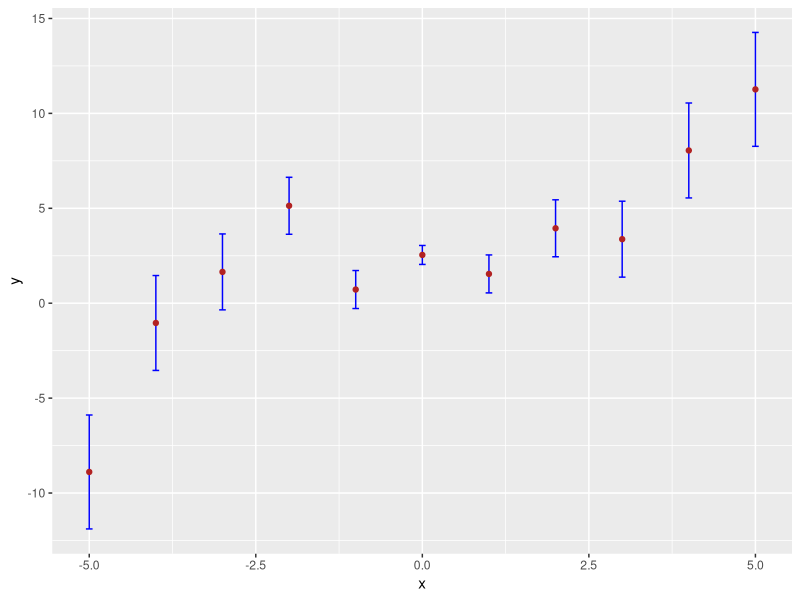
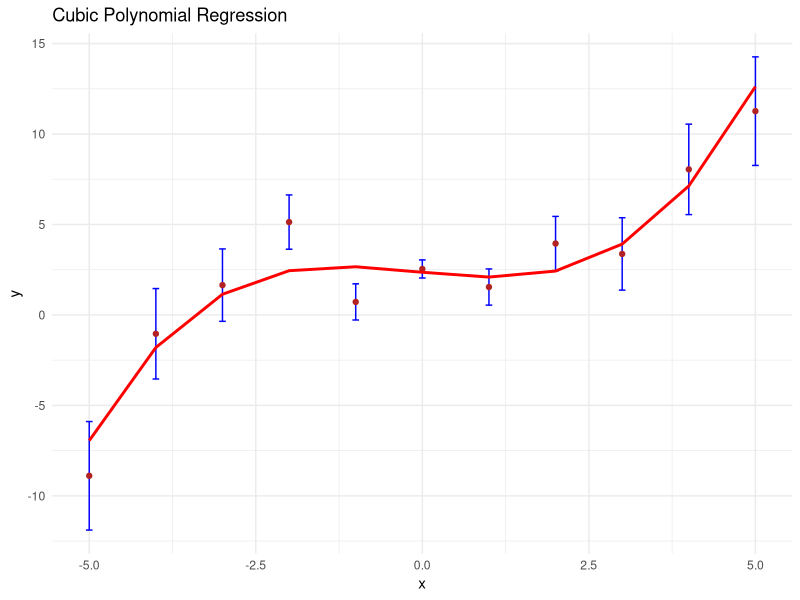
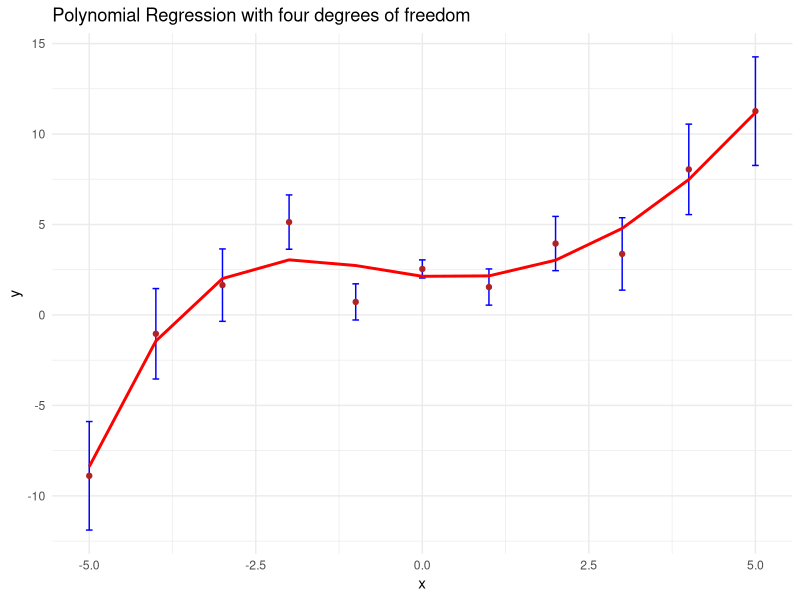
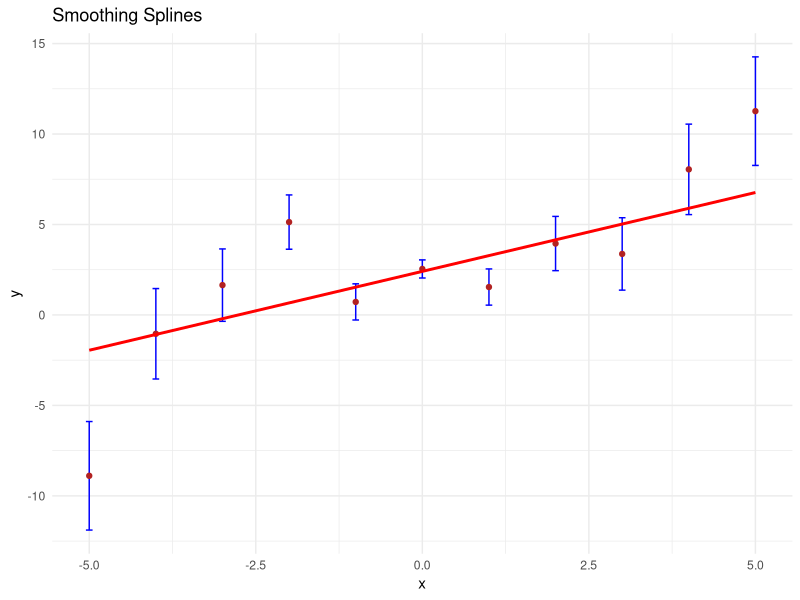
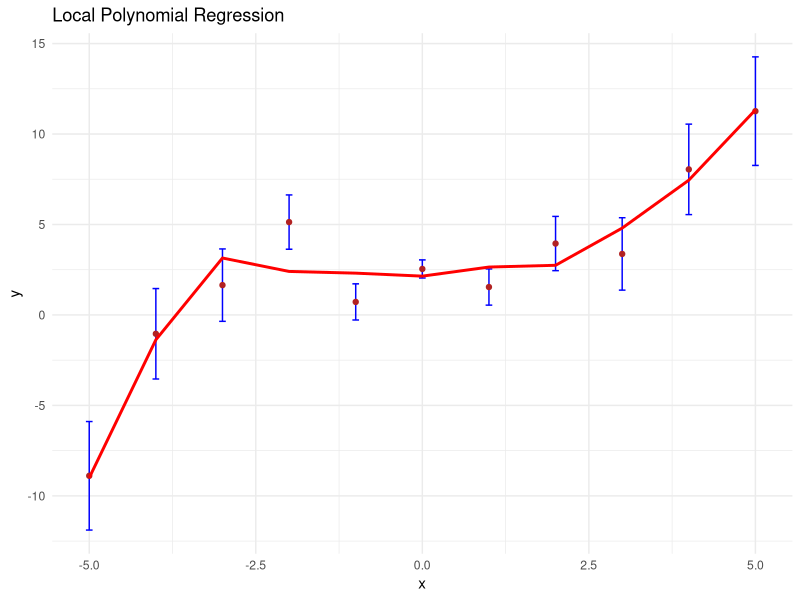
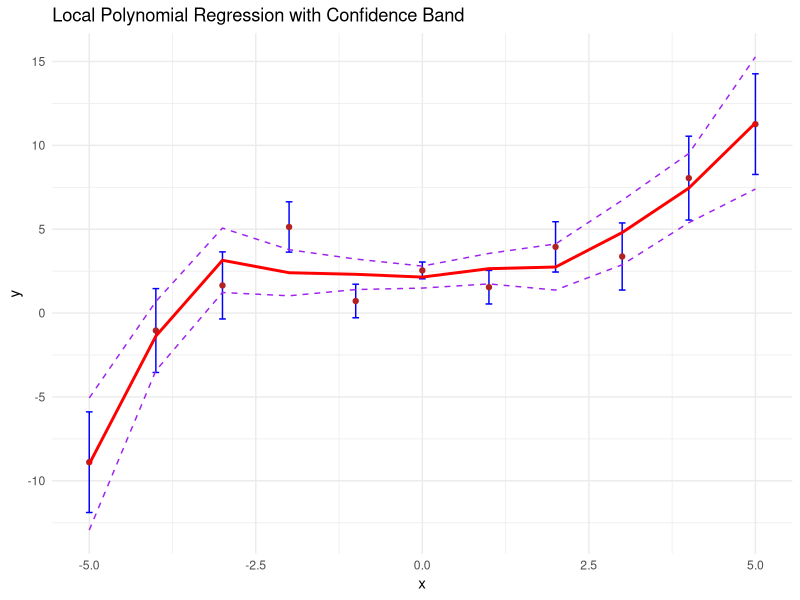

Reproduce these figures in R, in order.
## ---- chunk 1
suppressMessages(library(tidyverse))
## ---- chunk 2
set.seed(555)
x <- -5:5
y <- 0.1*x^3 - 0.5*x + 2.1 + rnorm(length(x),mean=0,sd=0.5*(1+abs(x)))
e <- 0.5*(1+abs(x))

df <- data.frame("x"=x,"y"=y,"e"=e)

suppressMessages(library(tidyverse))
ggplot(data=df,mapping=aes(x=x,y=y)) +
  geom_errorbar(aes(ymin=y-e, ymax=y+e), width=.1,color="blue") +
  geom_point(color="firebrick")
## ---- chunk 3
# REPLACE ME WITH CODE
pr.out <- lm(y~poly(x,3,raw = TRUE), data = df, weights = 1/(e^2))
pr.pred <- predict(pr.out, newdata = df)
mse <- mean((df$y-pr.pred)^2)
print(mse)

# Plot the data with the regression line
ggplot(data=df,mapping=aes(x=x,y=y)) +
  geom_errorbar(aes(ymin=y-e, ymax=y+e), width=.1,color="blue") +
  geom_point(color="firebrick") +
  geom_line(aes(y = pr.pred), color = "red", size = 1) +
  ggtitle("Cubic Polynomial Regression") +
  theme_minimal()
## ---- chunk 4
# REPLACE ME WITH CODE
suppressMessages(library(splines))
set.seed(1)
pr.out <- lm(y~bs(x,df = 4), data = df, weights = 1/(e^2))
pr.pred <- predict(pr.out)
mse <- mean((df$y-pr.pred)^2)
print(mse)

data.frame("Estimate"=
 summary(pr.out)$coefficients[,1])

# Plot the data with the regression line
ggplot(data=df,mapping=aes(x=x,y=y)) +
  geom_errorbar(aes(ymin=y-e, ymax=y+e), width=.1,color="blue") +
  geom_point(color="firebrick") +
  geom_line(aes(y = pr.pred), color = "red", size = 1) +
  ggtitle("Polynomial Regression with four degrees of freedom") +
  theme_minimal()
## ---- chunk 5
# REPLACE ME WITH CODE
ss.out <- suppressWarnings(
 smooth.spline(df$x,y=df$y,w=1/(df$e^2),cv=TRUE)
)
ss.out$lambda
ss.pred <- predict(ss.out)
mean((y-ss.pred$y)^2)

# Plot the data with the regression line
ggplot(data=df,mapping=aes(x=x,y=y)) +
  geom_errorbar(aes(ymin=y-e, ymax=y+e), width=.1,color="blue") +
  geom_point(color="firebrick") +
  geom_line(aes(y = ss.pred$y), color = "red", size = 1) +
  ggtitle("Smoothing Splines") +
  theme_minimal()
## ---- chunk 6
# REPLACE ME WITH CODE
lpr.out <- loess(y~x,data=df,weights=1/(df$e)^2,span=0.6)
lpr.pred <- predict(lpr.out)

mse_lpr <- mean((df$y - lpr.pred)^2)
print(mse_lpr)

# Plot the data with the regression line
ggplot(data=df,mapping=aes(x=x,y=y)) +
  geom_errorbar(aes(ymin=y-e, ymax=y+e), width=.1,color="blue") +
  geom_point(color="firebrick") +
  geom_line(aes(y = lpr.pred), color = "red", size = 1) +
  ggtitle("Local Polynomial Regression") +
  theme_minimal()
## ---- chunk 7
# REPLACE ME WITH CODE
p <- predict(lpr.out,se=TRUE)

# Compute Mean Squared Error (MSE) as before (optional)
mse_lpr <- mean((df$y - p$fit)^2)
print(mse_lpr)

# Plot the data with error bars, the regression line, and the confidence band
ggplot(data = df, mapping = aes(x = x, y = y)) +
  geom_errorbar(aes(ymin = y - e, ymax = y + e), width = 0.1, color = "blue") +
  geom_point(color = "firebrick") +
  geom_line(aes(y = p$fit), color = "red", size = 1) +
  geom_line(aes(x = lpr.out$x, y = p$fit + p$se.fit), color = "purple", linetype = "dashed") +
  geom_line(aes(x = lpr.out$x, y = p$fit - p$se.fit), color = "purple", linetype = "dashed") +
  ggtitle("Local Polynomial Regression with Confidence Band") +
  theme_minimal()
